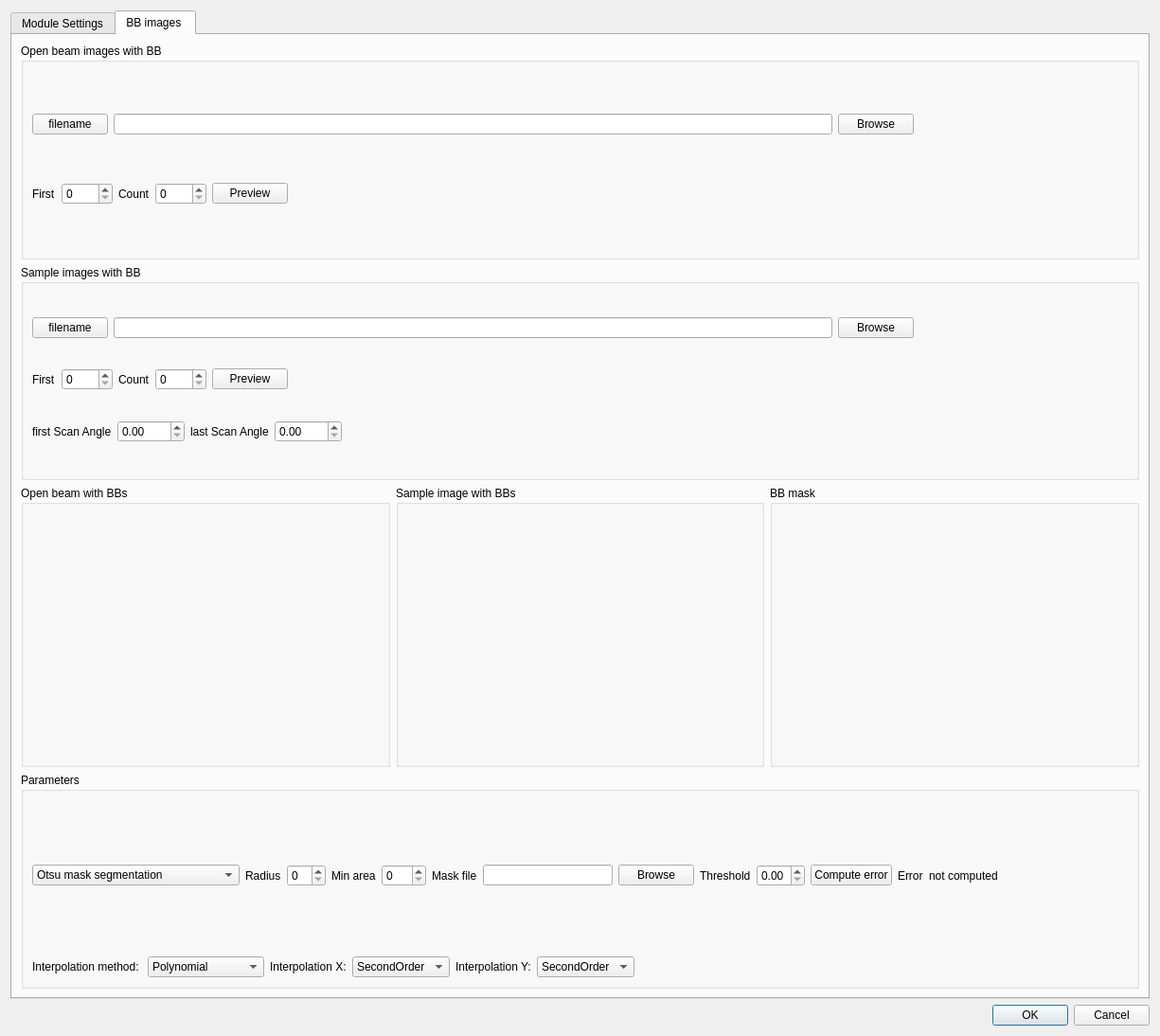
<?xml version="1.0" encoding="UTF-8"?>
<ui version="4.0">
 <class>BBLogNormDlg</class>
 <widget class="QDialog" name="BBLogNormDlg">
  <property name="geometry">
   <rect>
    <x>0</x>
    <y>0</y>
    <width>1225</width>
    <height>1094</height>
   </rect>
  </property>
  <property name="sizePolicy">
   <sizepolicy hsizetype="Preferred" vsizetype="Fixed">
    <horstretch>0</horstretch>
    <verstretch>0</verstretch>
   </sizepolicy>
  </property>
  <property name="windowTitle">
   <string>Configure BB log norm</string>
  </property>
  <layout class="QVBoxLayout" name="verticalLayout_2">
   <item>
    <widget class="QTabWidget" name="tabWidget">
     <property name="currentIndex">
      <number>1</number>
     </property>
     <widget class="QWidget" name="tab">
      <attribute name="title">
       <string>Module Settings</string>
      </attribute>
      <widget class="QWidget" name="horizontalLayoutWidget_5">
       <property name="geometry">
        <rect>
         <x>20</x>
         <y>40</y>
         <width>971</width>
         <height>41</height>
        </rect>
       </property>
       <layout class="QHBoxLayout" name="horizontalLayout_5">
        <item>
         <widget class="QLabel" name="label_17">
          <property name="text">
           <string>Averaging method</string>
          </property>
         </widget>
        </item>
        <item>
         <widget class="QComboBox" name="combo_averagingMethod">
          <property name="toolTip">
           <string>Selects image combination method</string>
          </property>
          <property name="currentText">
           <string>ImageWeightedAverage</string>
          </property>
          <property name="currentIndex">
           <number>0</number>
          </property>
          <item>
           <property name="text">
            <string>ImageWeightedAverage</string>
           </property>
          </item>
          <item>
           <property name="text">
            <string>ImageAverage</string>
           </property>
          </item>
          <item>
           <property name="text">
            <string>ImageMedian</string>
           </property>
          </item>
          <item>
           <property name="text">
            <string>ImageMax</string>
           </property>
          </item>
          <item>
           <property name="text">
            <string>ImageMin</string>
           </property>
          </item>
          <item>
           <property name="text">
            <string>ImageSum</string>
           </property>
          </item>
         </widget>
        </item>
       </layout>
      </widget>
      <widget class="QWidget" name="horizontalLayoutWidget_6">
       <property name="geometry">
        <rect>
         <x>20</x>
         <y>90</y>
         <width>971</width>
         <height>41</height>
        </rect>
       </property>
       <layout class="QHBoxLayout" name="horizontalLayout_6">
        <item>
         <widget class="QLabel" name="label_19">
          <property name="text">
           <string>Referencing method </string>
          </property>
         </widget>
        </item>
        <item>
         <widget class="QComboBox" name="combo_referencingmethod">
          <property name="toolTip">
           <string>Selects whether the referencing is computed including the -log operation or not</string>
          </property>
          <property name="editable">
           <bool>false</bool>
          </property>
          <property name="currentText">
           <string>LogNorm</string>
          </property>
          <item>
           <property name="text">
            <string>LogNorm</string>
           </property>
          </item>
          <item>
           <property name="text">
            <string>Norm</string>
           </property>
          </item>
         </widget>
        </item>
       </layout>
      </widget>
      <widget class="QWidget" name="horizontalLayoutWidget_7">
       <property name="geometry">
        <rect>
         <x>20</x>
         <y>140</y>
         <width>971</width>
         <height>51</height>
        </rect>
       </property>
       <layout class="QHBoxLayout" name="horizontalLayout_7">
        <item>
         <widget class="QLabel" name="label_20">
          <property name="text">
           <string>BB options</string>
          </property>
         </widget>
        </item>
        <item>
         <widget class="QComboBox" name="combo_BBoptions">
          <property name="toolTip">
           <string>Selects the BB options, to be chosen according to the acquired BB images</string>
          </property>
          <property name="editable">
           <bool>false</bool>
          </property>
          <property name="currentText">
           <string>noBB</string>
          </property>
          <item>
           <property name="text">
            <string>noBB</string>
           </property>
          </item>
          <item>
           <property name="text">
            <string>Interpolate</string>
           </property>
          </item>
          <item>
           <property name="text">
            <string>Average</string>
           </property>
          </item>
          <item>
           <property name="text">
            <string>OneToOne</string>
           </property>
          </item>
          <item>
           <property name="text">
            <string>ExternalBB</string>
           </property>
          </item>
         </widget>
        </item>
       </layout>
      </widget>
      <widget class="QGroupBox" name="group_externalBB">
       <property name="geometry">
        <rect>
         <x>20</x>
         <y>290</y>
         <width>991</width>
         <height>191</height>
        </rect>
       </property>
       <property name="title">
        <string>Pre-processed BB images </string>
       </property>
       <widget class="QWidget" name="horizontalLayoutWidget_4">
        <property name="geometry">
         <rect>
          <x>0</x>
          <y>80</y>
          <width>971</width>
          <height>41</height>
         </rect>
        </property>
        <layout class="QHBoxLayout" name="horizontalLayout_12">
         <item>
          <widget class="QLabel" name="label_25">
           <property name="text">
            <string>Sample scattering</string>
           </property>
          </widget>
         </item>
         <item>
          <spacer name="horizontalSpacer_11">
           <property name="orientation">
            <enum>Qt::Horizontal</enum>
           </property>
           <property name="sizeType">
            <enum>QSizePolicy::Minimum</enum>
           </property>
           <property name="sizeHint" stdset="0">
            <size>
             <width>38</width>
             <height>20</height>
            </size>
           </property>
          </spacer>
         </item>
         <item>
          <widget class="QPushButton" name="pushButton_ext_sample_back">
           <property name="text">
            <string>filename</string>
           </property>
          </widget>
         </item>
         <item>
          <widget class="QLineEdit" name="edit_BB_external"/>
         </item>
         <item>
          <widget class="QPushButton" name="button_BBexternal_path">
           <property name="toolTip">
            <string>&lt;html&gt;&lt;head/&gt;&lt;body&gt;&lt;p&gt;Browse to select the externally computed sample scattering images. They should be as many as the projection images. &lt;/p&gt;&lt;/body&gt;&lt;/html&gt;</string>
           </property>
           <property name="text">
            <string>Browse</string>
           </property>
          </widget>
         </item>
         <item>
          <widget class="QCheckBox" name="check_singleext">
           <property name="text">
            <string>Single File</string>
           </property>
          </widget>
         </item>
        </layout>
       </widget>
       <widget class="QWidget" name="horizontalLayoutWidget_9">
        <property name="geometry">
         <rect>
          <x>0</x>
          <y>120</y>
          <width>971</width>
          <height>41</height>
         </rect>
        </property>
        <layout class="QHBoxLayout" name="horizontalLayout_13">
         <item>
          <widget class="QLabel" name="label_26">
           <property name="text">
            <string>First</string>
           </property>
          </widget>
         </item>
         <item>
          <widget class="QSpinBox" name="spin_first_extBB">
           <property name="toolTip">
            <string>&lt;html&gt;&lt;head/&gt;&lt;body&gt;&lt;p&gt;First index of the sample scattering image files. &lt;/p&gt;&lt;/body&gt;&lt;/html&gt;</string>
           </property>
          </widget>
         </item>
         <item>
          <widget class="QLabel" name="label_27">
           <property name="text">
            <string>Count</string>
           </property>
          </widget>
         </item>
         <item>
          <widget class="QSpinBox" name="spin_count_ext_BB">
           <property name="toolTip">
            <string>&lt;html&gt;&lt;head/&gt;&lt;body&gt;&lt;p&gt;Number of images&lt;/p&gt;&lt;/body&gt;&lt;/html&gt;</string>
           </property>
           <property name="maximum">
            <number>9999</number>
           </property>
           <property name="value">
            <number>1</number>
           </property>
          </widget>
         </item>
         <item>
          <spacer name="horizontalSpacer_10">
           <property name="orientation">
            <enum>Qt::Horizontal</enum>
           </property>
           <property name="sizeHint" stdset="0">
            <size>
             <width>40</width>
             <height>20</height>
            </size>
           </property>
          </spacer>
         </item>
        </layout>
       </widget>
       <widget class="QWidget" name="horizontalLayoutWidget_11">
        <property name="geometry">
         <rect>
          <x>0</x>
          <y>40</y>
          <width>971</width>
          <height>41</height>
         </rect>
        </property>
        <layout class="QHBoxLayout" name="horizontalLayout_14">
         <item>
          <widget class="QLabel" name="label_28">
           <property name="text">
            <string>Background scattering</string>
           </property>
          </widget>
         </item>
         <item>
          <spacer name="horizontalSpacer_9">
           <property name="orientation">
            <enum>Qt::Horizontal</enum>
           </property>
           <property name="sizeType">
            <enum>QSizePolicy::Fixed</enum>
           </property>
           <property name="sizeHint" stdset="0">
            <size>
             <width>10</width>
             <height>20</height>
            </size>
           </property>
          </spacer>
         </item>
         <item>
          <widget class="QPushButton" name="pushButton_ext_OB_back">
           <property name="text">
            <string>filename</string>
           </property>
          </widget>
         </item>
         <item>
          <widget class="QLineEdit" name="edit_OBBB_ext"/>
         </item>
         <item>
          <widget class="QPushButton" name="button_OB_BB_ext">
           <property name="toolTip">
            <string>&lt;html&gt;&lt;head/&gt;&lt;body&gt;&lt;p&gt;Browse to select the externally computed background scattering image. A single file is expected. &lt;/p&gt;&lt;/body&gt;&lt;/html&gt;</string>
           </property>
           <property name="text">
            <string>Browse</string>
           </property>
          </widget>
         </item>
        </layout>
       </widget>
      </widget>
     </widget>
     <widget class="QWidget" name="tab_2">
      <attribute name="title">
       <string>BB images </string>
      </attribute>
      <layout class="QVBoxLayout" name="verticalLayout_3">
       <item>
        <widget class="QGroupBox" name="groupBox">
         <property name="sizePolicy">
          <sizepolicy hsizetype="Minimum" vsizetype="Minimum">
           <horstretch>0</horstretch>
           <verstretch>0</verstretch>
          </sizepolicy>
         </property>
         <property name="title">
          <string>Open beam images with BB</string>
         </property>
         <layout class="QVBoxLayout" name="verticalLayout_5">
          <item>
           <layout class="QHBoxLayout" name="horizontalLayout_8">
            <item>
             <layout class="QVBoxLayout" name="verticalLayout_6">
              <item>
               <layout class="QHBoxLayout" name="horizontalLayout_17">
                <item>
                 <widget class="QPushButton" name="pushButton_filenameOBBB">
                  <property name="toolTip">
                   <string>&lt;html&gt;&lt;head/&gt;&lt;body&gt;&lt;p&gt;click to copy the filename&lt;/p&gt;&lt;/body&gt;&lt;/html&gt;</string>
                  </property>
                  <property name="text">
                   <string>filename</string>
                  </property>
                 </widget>
                </item>
                <item>
                 <widget class="QLineEdit" name="edit_OB_BB_mask"/>
                </item>
                <item>
                 <widget class="QPushButton" name="button_OBBBpath">
                  <property name="acceptDrops">
                   <bool>false</bool>
                  </property>
                  <property name="toolTip">
                   <string>Browse to select the open beam with black body images </string>
                  </property>
                  <property name="text">
                   <string>Browse</string>
                  </property>
                 </widget>
                </item>
               </layout>
              </item>
              <item>
               <layout class="QHBoxLayout" name="horizontalLayout">
                <item>
                 <widget class="QLabel" name="label">
                  <property name="minimumSize">
                   <size>
                    <width>0</width>
                    <height>0</height>
                   </size>
                  </property>
                  <property name="maximumSize">
                   <size>
                    <width>50</width>
                    <height>100</height>
                   </size>
                  </property>
                  <property name="text">
                   <string>First</string>
                  </property>
                 </widget>
                </item>
                <item>
                 <widget class="QSpinBox" name="spinFirstOBBB">
                  <property name="minimumSize">
                   <size>
                    <width>0</width>
                    <height>0</height>
                   </size>
                  </property>
                  <property name="toolTip">
                   <string>&lt;html&gt;&lt;head/&gt;&lt;body&gt;&lt;p&gt;First index of the open beam images with BB&lt;/p&gt;&lt;/body&gt;&lt;/html&gt;</string>
                  </property>
                  <property name="maximum">
                   <number>9999</number>
                  </property>
                 </widget>
                </item>
                <item>
                 <widget class="QLabel" name="label_2">
                  <property name="text">
                   <string>Count</string>
                  </property>
                 </widget>
                </item>
                <item>
                 <widget class="QSpinBox" name="spinCountsOBBB">
                  <property name="toolTip">
                   <string>&lt;html&gt;&lt;head/&gt;&lt;body&gt;&lt;p&gt;Number of open beam images with BB&lt;/p&gt;&lt;/body&gt;&lt;/html&gt;</string>
                  </property>
                  <property name="maximum">
                   <number>9999</number>
                  </property>
                 </widget>
                </item>
                <item>
                 <widget class="QPushButton" name="buttonPreviewOBBB">
                  <property name="toolTip">
                   <string>&lt;html&gt;&lt;head/&gt;&lt;body&gt;&lt;p&gt;click to Preview&lt;/p&gt;&lt;/body&gt;&lt;/html&gt;</string>
                  </property>
                  <property name="text">
                   <string>Preview</string>
                  </property>
                 </widget>
                </item>
                <item>
                 <spacer name="horizontalSpacer">
                  <property name="orientation">
                   <enum>Qt::Horizontal</enum>
                  </property>
                  <property name="sizeHint" stdset="0">
                   <size>
                    <width>40</width>
                    <height>20</height>
                   </size>
                  </property>
                 </spacer>
                </item>
               </layout>
              </item>
             </layout>
            </item>
            <item>
             <widget class="QtAddons::uxROIWidget" name="roiwidget_BB" native="true">
              <property name="minimumSize">
               <size>
                <width>220</width>
                <height>140</height>
               </size>
              </property>
             </widget>
            </item>
           </layout>
          </item>
         </layout>
        </widget>
       </item>
       <item>
        <widget class="QGroupBox" name="groupBox_2">
         <property name="title">
          <string>Sample images with BB</string>
         </property>
         <layout class="QVBoxLayout" name="verticalLayout_4">
          <item>
           <layout class="QHBoxLayout" name="horizontalLayout_22">
            <item>
             <layout class="QVBoxLayout" name="verticalLayout_7">
              <item>
               <layout class="QHBoxLayout" name="horizontalLayout_16">
                <item>
                 <widget class="QPushButton" name="pushButton_filenameBB">
                  <property name="toolTip">
                   <string>&lt;html&gt;&lt;head/&gt;&lt;body&gt;&lt;p&gt;click to copy the filename&lt;/p&gt;&lt;/body&gt;&lt;/html&gt;</string>
                  </property>
                  <property name="text">
                   <string>filename</string>
                  </property>
                 </widget>
                </item>
                <item>
                 <widget class="QLineEdit" name="edit_sample_BB_mask"/>
                </item>
                <item>
                 <widget class="QPushButton" name="button_sampleBBpath">
                  <property name="acceptDrops">
                   <bool>false</bool>
                  </property>
                  <property name="toolTip">
                   <string>&lt;html&gt;&lt;head/&gt;&lt;body&gt;&lt;p&gt;Browse to select the sample images with BB&lt;/p&gt;&lt;/body&gt;&lt;/html&gt;</string>
                  </property>
                  <property name="text">
                   <string>Browse</string>
                  </property>
                 </widget>
                </item>
               </layout>
              </item>
              <item>
               <layout class="QHBoxLayout" name="horizontalLayout_3">
                <item>
                 <widget class="QLabel" name="label_9">
                  <property name="minimumSize">
                   <size>
                    <width>0</width>
                    <height>0</height>
                   </size>
                  </property>
                  <property name="maximumSize">
                   <size>
                    <width>50</width>
                    <height>100</height>
                   </size>
                  </property>
                  <property name="text">
                   <string>First</string>
                  </property>
                 </widget>
                </item>
                <item>
                 <widget class="QSpinBox" name="spinFirstsampleBB">
                  <property name="minimumSize">
                   <size>
                    <width>0</width>
                    <height>0</height>
                   </size>
                  </property>
                  <property name="acceptDrops">
                   <bool>false</bool>
                  </property>
                  <property name="toolTip">
                   <string>&lt;html&gt;&lt;head/&gt;&lt;body&gt;&lt;p&gt;first index of the sample images with BB&lt;/p&gt;&lt;p&gt;&lt;br/&gt;&lt;/p&gt;&lt;/body&gt;&lt;/html&gt;</string>
                  </property>
                  <property name="maximum">
                   <number>9999</number>
                  </property>
                 </widget>
                </item>
                <item>
                 <widget class="QLabel" name="label_10">
                  <property name="text">
                   <string>Count</string>
                  </property>
                 </widget>
                </item>
                <item>
                 <widget class="QSpinBox" name="spinCountsampleBB">
                  <property name="toolTip">
                   <string>&lt;html&gt;&lt;head/&gt;&lt;body&gt;&lt;p&gt;Number of sample images with BB&lt;/p&gt;&lt;/body&gt;&lt;/html&gt;</string>
                  </property>
                  <property name="maximum">
                   <number>9999</number>
                  </property>
                 </widget>
                </item>
                <item>
                 <widget class="QPushButton" name="buttonPreviewsampleBB">
                  <property name="toolTip">
                   <string>&lt;html&gt;&lt;head/&gt;&lt;body&gt;&lt;p&gt;Click to Preview&lt;/p&gt;&lt;/body&gt;&lt;/html&gt;</string>
                  </property>
                  <property name="text">
                   <string>Preview</string>
                  </property>
                 </widget>
                </item>
                <item>
                 <spacer name="horizontalSpacer_15">
                  <property name="orientation">
                   <enum>Qt::Horizontal</enum>
                  </property>
                  <property name="sizeHint" stdset="0">
                   <size>
                    <width>40</width>
                    <height>20</height>
                   </size>
                  </property>
                 </spacer>
                </item>
               </layout>
              </item>
              <item>
               <layout class="QHBoxLayout" name="horizontalLayout_10">
                <item>
                 <widget class="QLabel" name="label_21">
                  <property name="text">
                   <string>first Scan Angle</string>
                  </property>
                 </widget>
                </item>
                <item>
                 <widget class="QDoubleSpinBox" name="spinFirstAngle">
                  <property name="toolTip">
                   <string>&lt;html&gt;&lt;head/&gt;&lt;body&gt;&lt;p&gt;projection angle corresponding to the first sample image with BB&lt;/p&gt;&lt;/body&gt;&lt;/html&gt;</string>
                  </property>
                  <property name="maximum">
                   <double>9999.989999999999782</double>
                  </property>
                 </widget>
                </item>
                <item>
                 <widget class="QLabel" name="label_22">
                  <property name="text">
                   <string>last Scan Angle</string>
                  </property>
                 </widget>
                </item>
                <item>
                 <widget class="QDoubleSpinBox" name="spinLastAngle">
                  <property name="cursor">
                   <cursorShape>CrossCursor</cursorShape>
                  </property>
                  <property name="toolTip">
                   <string>&lt;html&gt;&lt;head/&gt;&lt;body&gt;&lt;p&gt;projection angle corresponding to the last sample image with BB&lt;/p&gt;&lt;/body&gt;&lt;/html&gt;</string>
                  </property>
                  <property name="maximum">
                   <double>9999.989999999999782</double>
                  </property>
                 </widget>
                </item>
                <item>
                 <spacer name="horizontalSpacer_7">
                  <property name="orientation">
                   <enum>Qt::Horizontal</enum>
                  </property>
                  <property name="sizeHint" stdset="0">
                   <size>
                    <width>40</width>
                    <height>20</height>
                   </size>
                  </property>
                 </spacer>
                </item>
               </layout>
              </item>
             </layout>
            </item>
            <item>
             <widget class="QtAddons::uxROIWidget" name="roiwidget_dose" native="true">
              <property name="minimumSize">
               <size>
                <width>220</width>
                <height>140</height>
               </size>
              </property>
             </widget>
            </item>
           </layout>
          </item>
         </layout>
        </widget>
       </item>
       <item>
        <layout class="QHBoxLayout" name="horizontalLayout_15">
         <item>
          <widget class="QGroupBox" name="groupBox_4">
           <property name="sizePolicy">
            <sizepolicy hsizetype="MinimumExpanding" vsizetype="Preferred">
             <horstretch>0</horstretch>
             <verstretch>0</verstretch>
            </sizepolicy>
           </property>
           <property name="title">
            <string>Open beam with BBs</string>
           </property>
           <layout class="QHBoxLayout" name="horizontalLayout_2">
            <item>
             <widget class="QtAddons::ImageViewerWidget" name="ob_bb_Viewer" native="true">
              <property name="minimumSize">
               <size>
                <width>256</width>
                <height>256</height>
               </size>
              </property>
             </widget>
            </item>
           </layout>
          </widget>
         </item>
         <item>
          <widget class="QGroupBox" name="groupBox_5">
           <property name="sizePolicy">
            <sizepolicy hsizetype="MinimumExpanding" vsizetype="Preferred">
             <horstretch>0</horstretch>
             <verstretch>0</verstretch>
            </sizepolicy>
           </property>
           <property name="title">
            <string>Sample image with BBs</string>
           </property>
           <layout class="QHBoxLayout" name="horizontalLayout_19">
            <item>
             <widget class="QtAddons::ImageViewerWidget" name="sample_bb_Viewer" native="true">
              <property name="minimumSize">
               <size>
                <width>256</width>
                <height>256</height>
               </size>
              </property>
             </widget>
            </item>
           </layout>
          </widget>
         </item>
         <item>
          <widget class="QGroupBox" name="groupBox_6">
           <property name="title">
            <string>BB mask</string>
           </property>
           <layout class="QHBoxLayout" name="horizontalLayout_20">
            <item>
             <widget class="QtAddons::ImageViewerWidget" name="mask_Viewer" native="true">
              <property name="sizePolicy">
               <sizepolicy hsizetype="MinimumExpanding" vsizetype="Preferred">
                <horstretch>0</horstretch>
                <verstretch>0</verstretch>
               </sizepolicy>
              </property>
              <property name="minimumSize">
               <size>
                <width>256</width>
                <height>256</height>
               </size>
              </property>
             </widget>
            </item>
           </layout>
          </widget>
         </item>
        </layout>
       </item>
       <item>
        <widget class="QGroupBox" name="groupBox_3">
         <property name="sizePolicy">
          <sizepolicy hsizetype="Minimum" vsizetype="Minimum">
           <horstretch>0</horstretch>
           <verstretch>0</verstretch>
          </sizepolicy>
         </property>
         <property name="title">
          <string>Parameters</string>
         </property>
         <layout class="QVBoxLayout" name="verticalLayout">
          <item>
           <layout class="QHBoxLayout" name="horizontalLayout_9">
            <item>
             <widget class="QComboBox" name="comboBox_bbMask">
              <item>
               <property name="text">
                <string>Otsu mask segmentation</string>
               </property>
              </item>
              <item>
               <property name="text">
                <string>Manual Threshold</string>
               </property>
              </item>
              <item>
               <property name="text">
                <string>User defined mask</string>
               </property>
              </item>
              <item>
               <property name="text">
                <string>Reference free mask segmentation</string>
               </property>
              </item>
             </widget>
            </item>
            <item>
             <widget class="QLabel" name="label_bbRadius">
              <property name="text">
               <string>Radius</string>
              </property>
             </widget>
            </item>
            <item>
             <widget class="QSpinBox" name="spinRadius">
              <property name="toolTip">
               <string>&lt;html&gt;&lt;head/&gt;&lt;body&gt;&lt;p&gt;select the dimensions of the BBs in the mask&lt;/p&gt;&lt;/body&gt;&lt;/html&gt;</string>
              </property>
             </widget>
            </item>
            <item>
             <widget class="QLabel" name="label_bbMinArea">
              <property name="text">
               <string>Min area</string>
              </property>
             </widget>
            </item>
            <item>
             <widget class="QSpinBox" name="spin_minarea">
              <property name="toolTip">
               <string>&lt;html&gt;&lt;head/&gt;&lt;body&gt;&lt;p&gt;Min area for a segmented object to be considered a BB. Objects with smaller areas are considered noise and removed from segmentation.&lt;/p&gt;&lt;/body&gt;&lt;/html&gt;</string>
              </property>
              <property name="maximum">
               <number>999</number>
              </property>
             </widget>
            </item>
            <item>
             <widget class="QLabel" name="label_maskfile">
              <property name="text">
               <string>Mask file</string>
              </property>
             </widget>
            </item>
            <item>
             <widget class="QLineEdit" name="lineEdit_userMaskName"/>
            </item>
            <item>
             <widget class="QPushButton" name="pushButton_browseUserMask">
              <property name="text">
               <string>Browse</string>
              </property>
             </widget>
            </item>
            <item>
             <widget class="QLabel" name="label_manualThreshold">
              <property name="text">
               <string>Threshold</string>
              </property>
             </widget>
            </item>
            <item>
             <widget class="QDoubleSpinBox" name="spinThresh">
              <property name="toolTip">
               <string>&lt;html&gt;&lt;head/&gt;&lt;body&gt;&lt;p&gt;Manual thresholding, normalized value between 0 and 1&lt;/p&gt;&lt;/body&gt;&lt;/html&gt;</string>
              </property>
              <property name="maximum">
               <double>1.000000000000000</double>
              </property>
              <property name="singleStep">
               <double>0.010000000000000</double>
              </property>
             </widget>
            </item>
            <item>
             <widget class="QPushButton" name="errorButton">
              <property name="toolTip">
               <string>&lt;html&gt;&lt;head/&gt;&lt;body&gt;&lt;p&gt;Compute the interpolation error in the case of the polynomial interpolation&lt;/p&gt;&lt;/body&gt;&lt;/html&gt;</string>
              </property>
              <property name="text">
               <string>Compute error</string>
              </property>
             </widget>
            </item>
            <item>
             <widget class="QLabel" name="label_31">
              <property name="text">
               <string>Error</string>
              </property>
             </widget>
            </item>
            <item>
             <widget class="QLabel" name="label_error">
              <property name="text">
               <string>not computed</string>
              </property>
             </widget>
            </item>
            <item>
             <spacer name="horizontalSpacer_16">
              <property name="orientation">
               <enum>Qt::Horizontal</enum>
              </property>
              <property name="sizeHint" stdset="0">
               <size>
                <width>40</width>
                <height>20</height>
               </size>
              </property>
             </spacer>
            </item>
           </layout>
          </item>
          <item>
           <layout class="QHBoxLayout" name="horizontalLayout_11">
            <item>
             <widget class="QLabel" name="label_29">
              <property name="text">
               <string>Interpolation method: </string>
              </property>
             </widget>
            </item>
            <item>
             <widget class="QComboBox" name="combo_InterpolationMethod">
              <property name="toolTip">
               <string>&lt;html&gt;&lt;head/&gt;&lt;body&gt;&lt;p&gt;Selects the interpolation method. &lt;/p&gt;&lt;/body&gt;&lt;/html&gt;</string>
              </property>
              <item>
               <property name="text">
                <string>Polynomial</string>
               </property>
              </item>
              <item>
               <property name="text">
                <string>ThinPlateSplines</string>
               </property>
              </item>
             </widget>
            </item>
            <item>
             <widget class="QLabel" name="label_23">
              <property name="text">
               <string>Interpolation X:</string>
              </property>
             </widget>
            </item>
            <item>
             <widget class="QComboBox" name="combo_IntMeth_X">
              <property name="toolTip">
               <string>&lt;html&gt;&lt;head/&gt;&lt;body&gt;&lt;p&gt;Selects the order of the polynomial interpolation along X&lt;/p&gt;&lt;/body&gt;&lt;/html&gt;</string>
              </property>
              <item>
               <property name="text">
                <string>SecondOrder</string>
               </property>
              </item>
              <item>
               <property name="text">
                <string>FirstOrder</string>
               </property>
              </item>
              <item>
               <property name="text">
                <string>ZeroOrder</string>
               </property>
              </item>
             </widget>
            </item>
            <item>
             <widget class="QLabel" name="label_24">
              <property name="text">
               <string>Interpolation Y:</string>
              </property>
             </widget>
            </item>
            <item>
             <widget class="QComboBox" name="combo_IntMeth_Y">
              <property name="toolTip">
               <string>&lt;html&gt;&lt;head/&gt;&lt;body&gt;&lt;p&gt;Select the order of the polynomial interpolation along Y&lt;/p&gt;&lt;/body&gt;&lt;/html&gt;</string>
              </property>
              <item>
               <property name="text">
                <string>SecondOrder</string>
               </property>
              </item>
              <item>
               <property name="text">
                <string>FirstOrder</string>
               </property>
              </item>
              <item>
               <property name="text">
                <string>ZeroOrder</string>
               </property>
              </item>
             </widget>
            </item>
            <item>
             <spacer name="horizontalSpacer_17">
              <property name="orientation">
               <enum>Qt::Horizontal</enum>
              </property>
              <property name="sizeHint" stdset="0">
               <size>
                <width>40</width>
                <height>20</height>
               </size>
              </property>
             </spacer>
            </item>
           </layout>
          </item>
         </layout>
        </widget>
       </item>
      </layout>
     </widget>
    </widget>
   </item>
   <item>
    <widget class="QDialogButtonBox" name="buttonBox">
     <property name="orientation">
      <enum>Qt::Horizontal</enum>
     </property>
     <property name="standardButtons">
      <set>QDialogButtonBox::Cancel|QDialogButtonBox::Ok</set>
     </property>
    </widget>
   </item>
  </layout>
 </widget>
 <customwidgets>
  <customwidget>
   <class>QtAddons::ImageViewerWidget</class>
   <extends>QWidget</extends>
   <header location="global">imageviewerwidget.h</header>
   <container>1</container>
   <slots>
    <signal>levelsChanged(float,float)</signal>
   </slots>
  </customwidget>
  <customwidget>
   <class>QtAddons::uxROIWidget</class>
   <extends>QWidget</extends>
   <header location="global">uxroiwidget.h</header>
   <container>1</container>
   <slots>
    <signal>valueChanged(int,int,int,int)</signal>
   </slots>
  </customwidget>
 </customwidgets>
 <resources/>
 <connections>
  <connection>
   <sender>buttonBox</sender>
   <signal>accepted()</signal>
   <receiver>BBLogNormDlg</receiver>
   <slot>accept()</slot>
   <hints>
    <hint type="sourcelabel">
     <x>248</x>
     <y>254</y>
    </hint>
    <hint type="destinationlabel">
     <x>157</x>
     <y>274</y>
    </hint>
   </hints>
  </connection>
  <connection>
   <sender>buttonBox</sender>
   <signal>rejected()</signal>
   <receiver>BBLogNormDlg</receiver>
   <slot>reject()</slot>
   <hints>
    <hint type="sourcelabel">
     <x>316</x>
     <y>260</y>
    </hint>
    <hint type="destinationlabel">
     <x>286</x>
     <y>274</y>
    </hint>
   </hints>
  </connection>
 </connections>
</ui>
